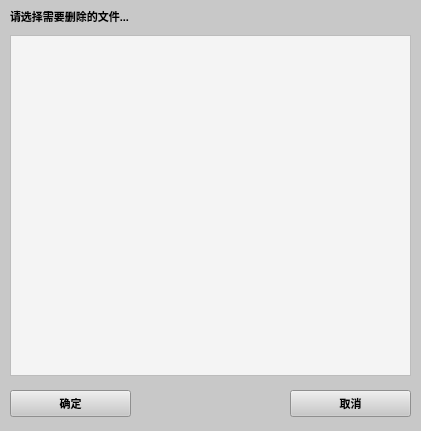
   <widget class="QWidget" name="widget_deleteFileList" native="true">
    <property name="geometry">
     <rect>
      <x>130</x>
      <y>110</y>
      <width>421</width>
      <height>431</height>
     </rect>
    </property>
    <property name="styleSheet">
     <string notr="true">QWidget{background:rgb(200,200,200)}</string>
    </property>
    <widget class="QScrollArea" name="scrollArea_deleteFile">
     <property name="geometry">
      <rect>
       <x>10</x>
       <y>35</y>
       <width>401</width>
       <height>341</height>
      </rect>
     </property>
     <property name="font">
      <font>
       <pointsize>8</pointsize>
      </font>
     </property>
     <property name="styleSheet">
      <string notr="true">QWidget{background:rgb(244,244,244)}</string>
     </property>
     <property name="widgetResizable">
      <bool>true</bool>
     </property>
     <widget class="QWidget" name="scrollAreaWidgetContents_3">
      <property name="geometry">
       <rect>
        <x>0</x>
        <y>0</y>
        <width>397</width>
        <height>337</height>
       </rect>
      </property>
     </widget>
    </widget>
    <widget class="QLabel" name="label_10">
     <property name="geometry">
      <rect>
       <x>10</x>
       <y>6</y>
       <width>181</width>
       <height>21</height>
      </rect>
     </property>
     <property name="font">
      <font>
       <pointsize>8</pointsize>
       <weight>75</weight>
       <bold>true</bold>
      </font>
     </property>
     <property name="styleSheet">
      <string notr="true">QWidget{border:none}</string>
     </property>
     <property name="text">
      <string>请选择需要删除的文件...</string>
     </property>
    </widget>
    <widget class="QPushButton" name="pushButton_selectFileToDelete">
     <property name="geometry">
      <rect>
       <x>10</x>
       <y>390</y>
       <width>121</width>
       <height>27</height>
      </rect>
     </property>
     <property name="font">
      <font>
       <family>Ubuntu</family>
       <pointsize>8</pointsize>
       <weight>75</weight>
       <bold>true</bold>
      </font>
     </property>
     <property name="styleSheet">
      <string notr="true">QWidget:pressed{border:1px inset rgb(180,180,180)}</string>
     </property>
     <property name="text">
      <string>确定</string>
     </property>
    </widget>
    <widget class="QPushButton" name="pushButton_cancelDelete">
     <property name="geometry">
      <rect>
       <x>290</x>
       <y>390</y>
       <width>121</width>
       <height>27</height>
      </rect>
     </property>
     <property name="font">
      <font>
       <family>Ubuntu</family>
       <pointsize>8</pointsize>
       <weight>75</weight>
       <bold>true</bold>
      </font>
     </property>
     <property name="styleSheet">
      <string notr="true">QWidget:pressed{border:1px inset rgb(180,180,180)}</string>
     </property>
     <property name="text">
      <string>取消</string>
     </property>
    </widget>
   </widget>
